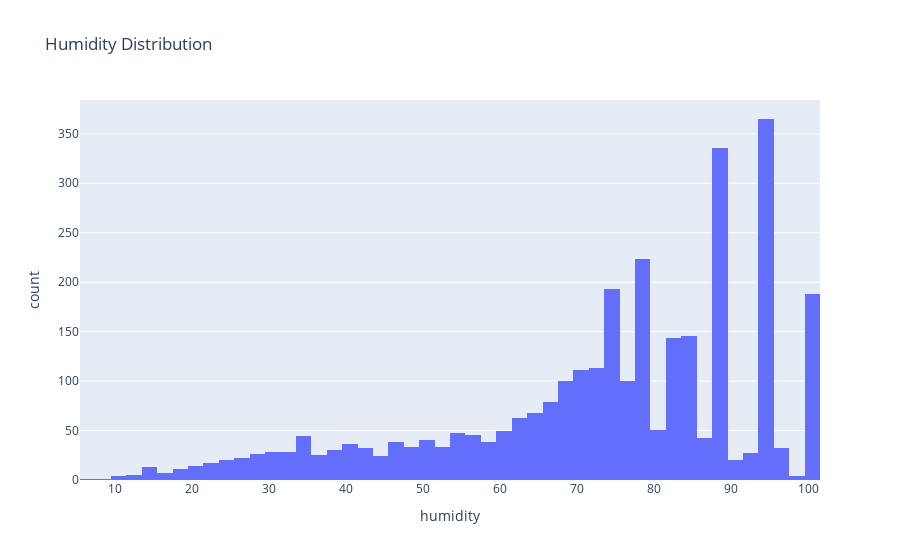

This figure's notebook cell:
### Code cell
px.histogram(df, x='humidity', nbins=50,
             title='Humidity Distribution')

### Figure 1 — Plotly figure (JSON) as saved in the notebook; plotly's stock layout.template omitted (floating-point values rounded to 4 significant figures; data arrays with more than 128 entries replaced by an {"elided": "..."} marker saying what was removed)
{"data": [{"bingroup": "x", "hovertemplate": "humidity=%{x}<br>count=%{y}<extra></extra>", "legendgroup": "", "marker": {"color": "#636efa", "pattern": {"shape": ""}}, "name": "", "nbinsx": 50, "orientation": "v", "showlegend": false, "type": "histogram", "x": {"elided": "3119 int values"}, "xaxis": "x", "yaxis": "y"}], "layout": {"barmode": "relative", "legend": {"tracegroupgap": 0}, "title": {"text": "Humidity Distribution"}, "xaxis": {"anchor": "y", "domain": [0, 1], "title": {"text": "humidity"}}, "yaxis": {"anchor": "x", "domain": [0, 1], "title": {"text": "count"}}}}
